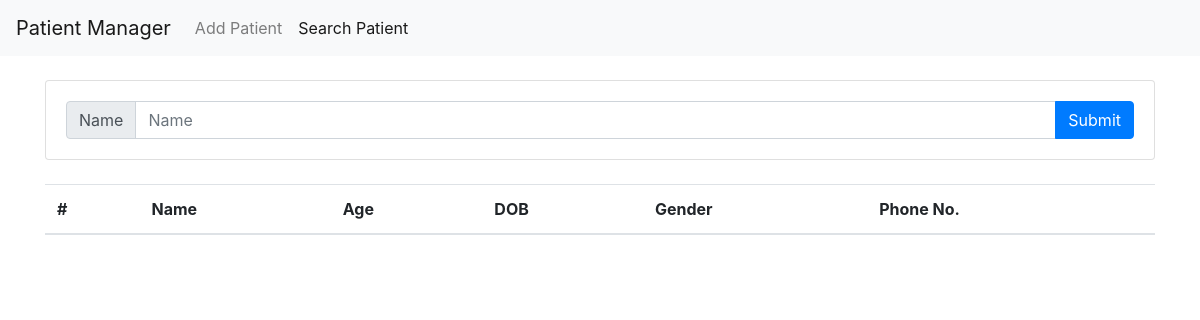
The page /viewPatients on the database as committed earlier.
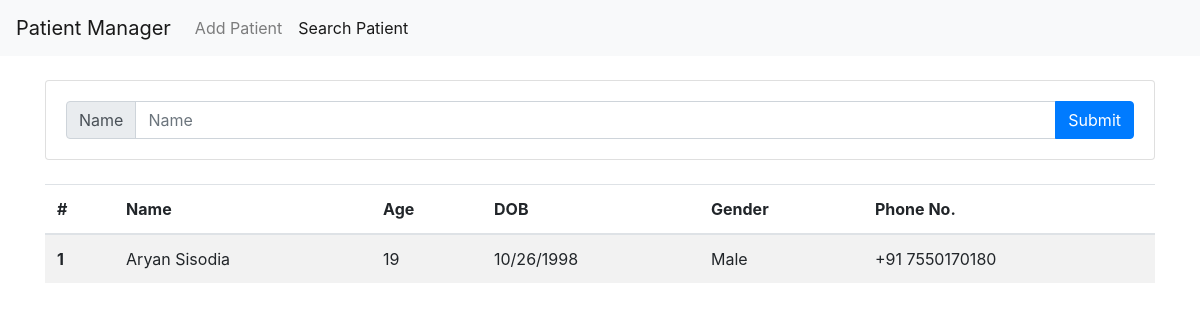
The same page on the database as committed later.
### Patient.py (models this page shows, shortened)
class patients(db.Model):
	__tablename__  = "patients"
	id = db.Column('id', db.Integer, primary_key = True)
	name = db.Column('name', db.String(50))
	age = db.Column('age', db.Integer)
	dob = db.Column('dob', db.String(10))
	gender = db.Column('gender', db.String(1))
	phno = db.Column('phno', db.String(10))
	otherinfo = db.Column('otherinfo', db.String(1024))

### __init__.py (the view)
@app.route('/viewPatients')
def patientDirectory():
	return render_template('view.html', result=patients.query.all(), title="View Patients")

### templates/view.html (shortened to what this page needs)
<!DOCTYPE html>
<html lang="en">
{% include 'header.html' %}
<body>
	<nav class="navbar navbar-expand-lg navbar-light bg-light">
		<a class="navbar-brand" href="index">Patient Manager</a>
		<div class="collapse navbar-collapse" id="navbarNav">
			<ul class="navbar-nav">
				<li class="nav-item">
					<a class="nav-link" href="index">Add Patient</a>
				</li>
				<li class="nav-item active">
					<a class="nav-link" href="viewPatients">Search Patient</a>
				</li>
			</ul>
		</div>
	</nav>
	<br>
	<div class="container">
		<div class="card">
		<div class="card-body">
			<form action="searchPatients" method="GET" id="viewPatientsForm" name="viewPatientsForm">
				<div class="input-group">
					<div class="input-group-prepend">
						<span class="input-group-text" id="name-text">Name</span>
					</div>
					<input type="text" class="form-control" placeholder="Name" id="name" name="name" autofocus>
					<div class="input-group-append">
						<button type="submit" class="btn btn-primary">Submit</button>
					</div>
				</div>
			</form>
		</div>
		</div>
		<br>
		<table class="table table-striped table-hover">
			<thead>
				<th scope="col">#</th>
				<th scope="col">Name</th>
				<th scope="col">Age</th>
				<th scope="col">DOB</th>
				<th scope="col">Gender</th>
				<th scope="col">Phone No.</th>
			</thead>
			<tbody>
				{% for patient in result %}
				<tr>
					<th scope="row">{{loop.index}}</th>
					<td>{{patient.name}}</td>
					<td>{{patient.age}}</td>
					<td>{{patient.dob}}</td>
					<td>
						{% if patient.gender == 'm' %}
						Male
						{% elif patient.gender == 'f' %}
						Female
						{% else %}
						Other
						{% endif %}
					</td>
					<td>+91 {{patient.phno}}</td>
				</tr>
				{% endfor %}
			</tbody>
		</table>
	</div>
</body>
</html>

Rows that differ between the two databases and show on the page:
added patients: name "Aryan Sisodia", age "19", dob "10/26/1998", gender "Male", phno "7550170180"
